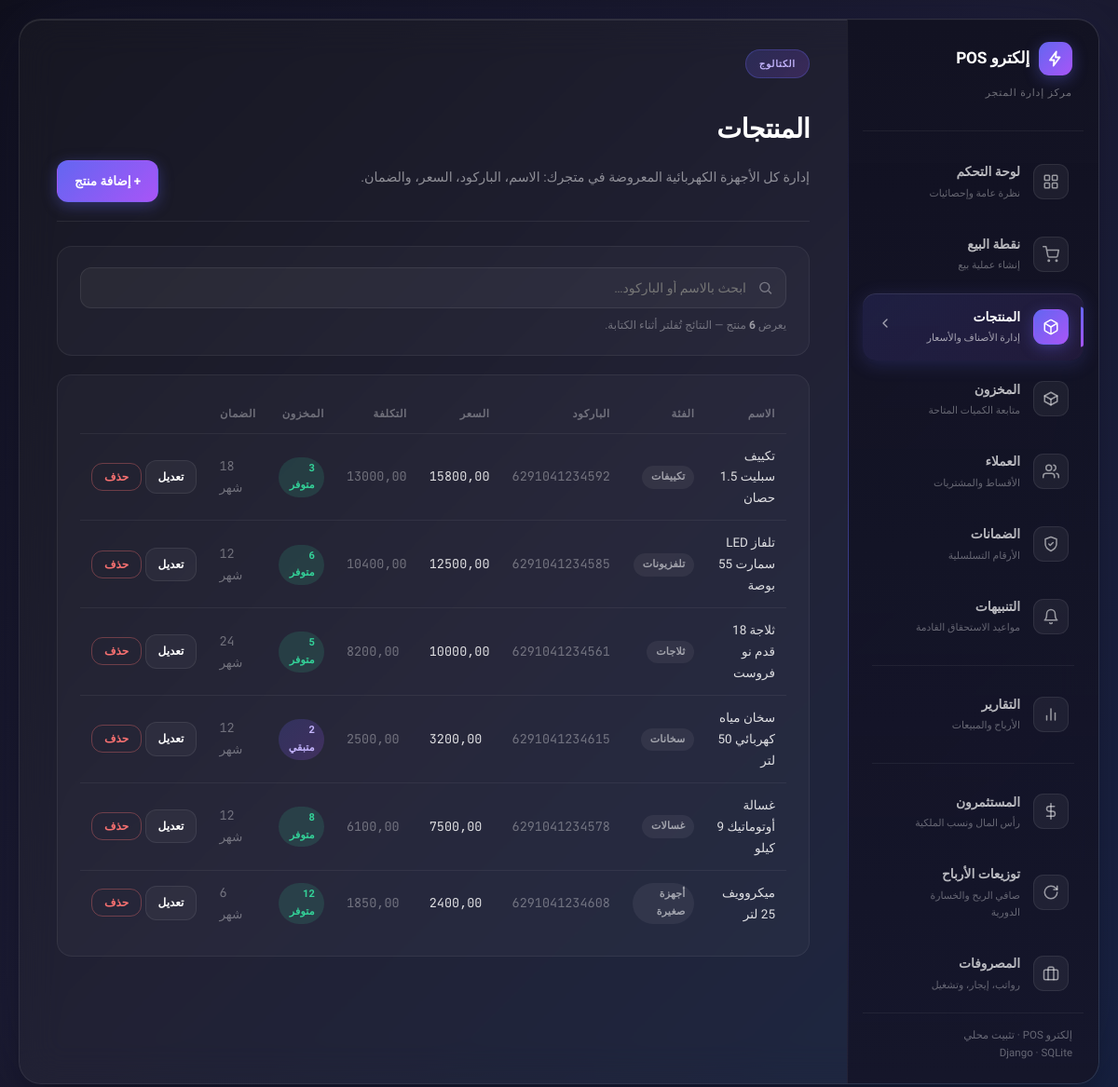
Screenshot of /manage/products/ with the database file from the repository.
### pos/models.py (models this page shows, shortened)
class Product(models.Model):
    name = models.CharField(max_length=200)
    barcode = models.CharField(max_length=64, unique=True, null=True, blank=True)
    category = models.CharField(max_length=100, default="عام")
    price = models.DecimalField(max_digits=12, decimal_places=2)
    cost_price = models.DecimalField(max_digits=12, decimal_places=2, default=0)
    quantity = models.IntegerField(default=0)
    low_stock_threshold = models.IntegerField(default=3)
    warranty_months = models.IntegerField(default=12)
    created_at = models.DateTimeField(auto_now_add=True)
    class Meta:
        ordering = ["name"]

### pos/views.py (the view)
# urls.py: path("manage/products/", views.products_list, name="products_list"),
def products_list(request):
    products = Product.objects.all()
    return render(request, "pos/products.html", {"products": products})

### pos/context_processors.py (called while the page is built)
def installment_alerts(request):
    try:
        from .models import InstallmentPlan, Investor
        cutoff = timezone.now() + timezone.timedelta(days=5)
        installment_count = InstallmentPlan.objects.filter(
            status=InstallmentPlan.ACTIVE,
            next_due_date__isnull=False,
            next_due_date__lte=cutoff,
        ).count()
        investor_count = sum(
            1 for inv in Investor.objects.filter(status=Investor.ACTIVE, dividends_due__gt=0)
            if inv.days_until_dividend_due is not None and inv.days_until_dividend_due <= 5
        )
        count = installment_count + investor_count
    except Exception:
        count = 0
    return {"nav_alerts_count": count}

### pos/templates/pos/products.html (shortened to what this page needs)
{% extends "pos/base.html" %}
{% load static %}
{% block content %}
<div class="panel-header">
  <div>
    <span class="panel-badge">الكتالوج</span>
    <h1 class="panel-title">المنتجات</h1>
    <p class="panel-description">إدارة كل الأجهزة الكهربائية المعروضة في متجرك: الاسم، الباركود، السعر، والضمان.</p>
  </div>
  <a href="{% url 'pos:product_new' %}" class="btn btn-primary">+ إضافة منتج</a>
</div>
<div class="panel-content">
  <div class="content-card">
    <div class="search-box" id="products-search-box">
      <svg viewBox="0 0 24 24" fill="none" stroke="currentColor" stroke-width="2"><circle cx="11" cy="11" r="7"/><path d="M21 21l-4.3-4.3"/></svg>
      <input type="text" id="products-search-input" placeholder="ابحث بالاسم أو الباركود…" autocomplete="off">
    </div>
    {% if products %}<div class="search-hint">يعرض <strong>{{ products|length }}</strong> منتج — النتائج تُفلتر أثناء الكتابة.</div>{% endif %}
  </div>
  <div class="content-card">
    {% if products %}
    <table>
      <thead>
        <tr>
          <th>الاسم</th><th>الفئة</th><th>الباركود</th><th>السعر</th><th>التكلفة</th>
          <th>المخزون</th><th>الضمان</th><th></th>
        </tr>
      </thead>
      <tbody id="products-table-body">
        {% for p in products %}
        <tr data-search="{{ p.name }} {{ p.barcode|default:'' }}">
          <td>{{ p.name }}</td>
          <td><span class="badge badge-dim">{{ p.category }}</span></td>
          <td class="mono" style="color:var(--text-faint);">{{ p.barcode|default:"—" }}</td>
          <td class="mono">{{ p.price|floatformat:2 }}</td>
          <td class="mono" style="color:var(--text-faint);">{{ p.cost_price|floatformat:2 }}</td>
          <td>
            {% if p.quantity == 0 %}
              <span class="badge badge-bad">نفد</span>
            {% elif p.quantity <= p.low_stock_threshold %}
              <span class="badge badge-accent">{{ p.quantity }} متبقي</span>
            {% else %}
              <span class="badge badge-good">{{ p.quantity }} متوفر</span>
            {% endif %}
          </td>
          <td class="mono" style="color:var(--text-faint);">{{ p.warranty_months }} شهر</td>
          <td style="white-space:nowrap;">
            <a href="{% url 'pos:product_edit' product_id=p.id %}" class="btn btn-sm">تعديل</a>
            <form method="post" action="{% url 'pos:product_delete' product_id=p.id %}" style="display:inline;" data-confirm="حذف {{ p.name }}؟ لا يمكن التراجع عن هذا الإجراء." data-confirm-label="حذف">
              <button type="submit" class="btn btn-sm btn-danger">حذف</button>
            </form>
          </td>
        </tr>
        {% endfor %}
      </tbody>
    </table>
    {% else %}
    <div class="empty">لا توجد منتجات بعد. ابدأ بإضافة أول منتج.</div>
    {% endif %}
  </div>
</div>
{% endblock %}

### pos/templates/pos/base.html (shortened to what this page needs)
{% load static %}
<!DOCTYPE html>
<html lang="ar" dir="rtl">
<head>
<link rel="stylesheet" href="{% static 'pos/css/style.css' %}">
</head>
<body>
<div class="shell">
<div class="main-container">
  {% include "pos/_nav.html" %}
  <div class="tabs-content">
    <div class="tab-panel active">
      {% block content %}{% endblock %}
    </div>
  </div>
</div>
</div>
</body>
</html>

### pos/templates/pos/_nav.html (shortened to what this page needs)
<nav class="tabs-nav">
  <div class="nav-header">
    <div class="brand-row">
      <div class="brand-mark">
        <svg viewBox="0 0 24 24" fill="none" stroke="#fff" stroke-width="2.4" stroke-linecap="round" stroke-linejoin="round">
          <path d="M13 2 L4 14 h6 l-1 8 9-12h-6z"/>
        </svg>
      </div>
      <h2>إلكترو POS</h2>
    </div>
    <p>مركز إدارة المتجر</p>
  </div>
  <a href="{% url 'pos:dashboard' %}" class="tab-btn {% if request.resolver_match.url_name == 'dashboard' %}active{% endif %}">
    <div class="tab-icon">
    </div>
    <div class="tab-text">
      <div class="tab-title">لوحة التحكم</div>
      <div class="tab-subtitle">نظرة عامة وإحصائيات</div>
    </div>
  </a>
  <a href="{% url 'pos:cashier' %}" class="tab-btn {% if request.resolver_match.url_name == 'cashier' %}active{% endif %}">
    <div class="tab-icon">
      <svg viewBox="0 0 24 24" fill="none" stroke="currentColor" stroke-width="2" stroke-linecap="round" stroke-linejoin="round">
        <circle cx="9" cy="21" r="1"></circle><circle cx="20" cy="21" r="1"></circle>
        <path d="M1 1h4l2.68 13.39a2 2 0 0 0 2 1.61h9.72a2 2 0 0 0 2-1.61L23 6H6"></path>
      </svg>
    </div>
    <div class="tab-text">
      <div class="tab-title">نقطة البيع</div>
      <div class="tab-subtitle">إنشاء عملية بيع</div>
    </div>
  </a>
  <a href="{% url 'pos:products_list' %}" class="tab-btn {% if request.resolver_match.url_name in 'products_list product_new product_edit' %}active{% endif %}">
    <div class="tab-icon">
    </div>
    <div class="tab-text">
      <div class="tab-title">المنتجات</div>
      <div class="tab-subtitle">إدارة الأصناف والأسعار</div>
    </div>
    <div class="tab-arrow"><svg viewBox="0 0 24 24" fill="none" stroke="currentColor" stroke-width="2" stroke-linecap="round" stroke-linejoin="round"><polyline points="9 18 15 12 9 6"></polyline></svg></div>
  </a>
  <a href="{% url 'pos:inventory' %}" class="tab-btn {% if request.resolver_match.url_name == 'inventory' %}active{% endif %}">
    <div class="tab-icon">
      <svg viewBox="0 0 24 24" fill="none" stroke="currentColor" stroke-width="2" stroke-linecap="round" stroke-linejoin="round">
        <path d="M21 8l-9-5-9 5 9 5 9-5z"></path><path d="M3 8v8l9 5 9-5V8"></path><path d="M12 13v8"></path>
      </svg>
    </div>
    <div class="tab-text">
      <div class="tab-title">المخزون</div>
      <div class="tab-subtitle">متابعة الكميات المتاحة</div>
    </div>
  </a>
  <a href="{% url 'pos:customers_list' %}" class="tab-btn {% if request.resolver_match.url_name in 'customers_list customer_detail' %}active{% endif %}">
    <div class="tab-icon">
      <svg viewBox="0 0 24 24" fill="none" stroke="currentColor" stroke-width="2" stroke-linecap="round" stroke-linejoin="round">
        <path d="M17 21v-2a4 4 0 0 0-4-4H5a4 4 0 0 0-4 4v2"></path><circle cx="9" cy="7" r="4"></circle>
        <path d="M23 21v-2a4 4 0 0 0-3-3.87"></path><path d="M16 3.13a4 4 0 0 1 0 7.75"></path>
      </svg>
    </div>
    <div class="tab-text">
      <div class="tab-title">العملاء</div>
      <div class="tab-subtitle">الأقساط والمشتريات</div>
    </div>
  </a>
  <a href="{% url 'pos:warranties_list' %}" class="tab-btn {% if request.resolver_match.url_name == 'warranties_list' %}active{% endif %}">
    <div class="tab-icon">
      <svg viewBox="0 0 24 24" fill="none" stroke="currentColor" stroke-width="2" stroke-linecap="round" stroke-linejoin="round">
        <path d="M12 22s8-4 8-10V5l-8-3-8 3v7c0 6 8 10 8 10z"></path><path d="M9 12l2 2 4-4"></path>
      </svg>
    </div>
    <div class="tab-text">
      <div class="tab-title">الضمانات</div>
      <div class="tab-subtitle">الأرقام التسلسلية</div>
    </div>
  </a>
  <a href="{% url 'pos:alerts_list' %}" class="tab-btn {% if request.resolver_match.url_name == 'alerts_list' %}active{% endif %}">
    <div class="tab-icon">
      <svg viewBox="0 0 24 24" fill="none" stroke="currentColor" stroke-width="2" stroke-linecap="round" stroke-linejoin="round">
        <path d="M18 8a6 6 0 0 0-12 0c0 7-3 9-3 9h18s-3-2-3-9"></path><path d="M13.73 21a2 2 0 0 1-3.46 0"></path>
      </svg>
    </div>
    <div class="tab-text">
      <div class="tab-title">التنبيهات</div>
      <div class="tab-subtitle">مواعيد الاستحقاق القادمة</div>
    </div>
  </a>
  <div class="nav-divider"></div>
  <a href="{% url 'pos:reports' %}" class="tab-btn {% if request.resolver_match.url_name == 'reports' %}active{% endif %}">
    <div class="tab-icon">
      <svg viewBox="0 0 24 24" fill="none" stroke="currentColor" stroke-width="2" stroke-linecap="round" stroke-linejoin="round">
        <line x1="18" y1="20" x2="18" y2="10"></line><line x1="12" y1="20" x2="12" y2="4"></line><line x1="6" y1="20" x2="6" y2="14"></line>
      </svg>
    </div>
    <div class="tab-text">
      <div class="tab-title">التقارير</div>
      <div class="tab-subtitle">الأرباح والمبيعات</div>
    </div>
  </a>
  <div class="nav-divider"></div>
  <a href="{% url 'pos:investors_list' %}" class="tab-btn {% if request.resolver_match.url_name in 'investors_list investor_detail' %}active{% endif %}">
    <div class="tab-icon">
      <svg viewBox="0 0 24 24" fill="none" stroke="currentColor" stroke-width="2" stroke-linecap="round" stroke-linejoin="round">
        <line x1="12" y1="1" x2="12" y2="23"></line><path d="M17 5H9.5a3.5 3.5 0 0 0 0 7h5a3.5 3.5 0 0 1 0 7H6"></path>
      </svg>
    </div>
    <div class="tab-text">
      <div class="tab-title">المستثمرون</div>
      <div class="tab-subtitle">رأس المال ونسب الملكية</div>
    </div>
  </a>
  <a href="{% url 'pos:distributions_list' %}" class="tab-btn {% if request.resolver_match.url_name in 'distributions_list distribution_new distribution_detail' %}active{% endif %}">
    <div class="tab-icon">
      <svg viewBox="0 0 24 24" fill="none" stroke="currentColor" stroke-width="2" stroke-linecap="round" stroke-linejoin="round">
        <path d="M21 12a9 9 0 1 1-9-9c2.52 0 4.93 1 6.74 2.74L21 8"></path><path d="M21 3v5h-5"></path>
      </svg>
    </div>
    <div class="tab-text">
      <div class="tab-title">توزيعات الأرباح</div>
      <div class="tab-subtitle">صافي الربح والخسارة الدورية</div>
    </div>
  </a>
  <a href="{% url 'pos:expenses_list' %}" class="tab-btn {% if request.resolver_match.url_name == 'expenses_list' %}active{% endif %}">
    <div class="tab-icon">
      <svg viewBox="0 0 24 24" fill="none" stroke="currentColor" stroke-width="2" stroke-linecap="round" stroke-linejoin="round">
        <rect x="2" y="7" width="20" height="14" rx="2"></rect><path d="M16 21V5a2 2 0 0 0-2-2H10a2 2 0 0 0-2 2v16"></path>
      </svg>
    </div>
    <div class="tab-text">
      <div class="tab-title">المصروفات</div>
      <div class="tab-subtitle">رواتب، إيجار، وتشغيل</div>
    </div>
  </a>
  <div class="sidebar-foot">إلكترو POS &middot; تثبيت محلي<br>Django &middot; SQLite</div>
</nav>

### rows the page displays
Product: name "تكييف سبليت 1.5 حصان", category "تكييفات", barcode "6291041234592", price "15800,00", cost_price "13000,00", quantity "3", warranty_months "18"
Product: name "تلفاز LED سمارت 55 بوصة", category "تلفزيونات", barcode "6291041234585", price "12500,00", cost_price "10400,00", quantity "6", warranty_months "12"
Product: name "ثلاجة 18 قدم نو فروست", category "ثلاجات", barcode "6291041234561", price "10000,00", cost_price "8200,00", quantity "5", warranty_months "24"
Product: name "سخان مياه كهربائي 50 لتر", category "سخانات", barcode "6291041234615", price "3200,00", cost_price "2500,00", quantity "2", warranty_months "12"
Product: name "غسالة أوتوماتيك 9 كيلو", category "غسالات", barcode "6291041234578", price "7500,00", cost_price "6100,00", quantity "8", warranty_months "12"
Product: name "ميكروويف 25 لتر", category "أجهزة صغيرة", barcode "6291041234608", price "2400,00", cost_price "1850,00", quantity "12", warranty_months "6"

### other values shown
{{ products|length }} "6"
